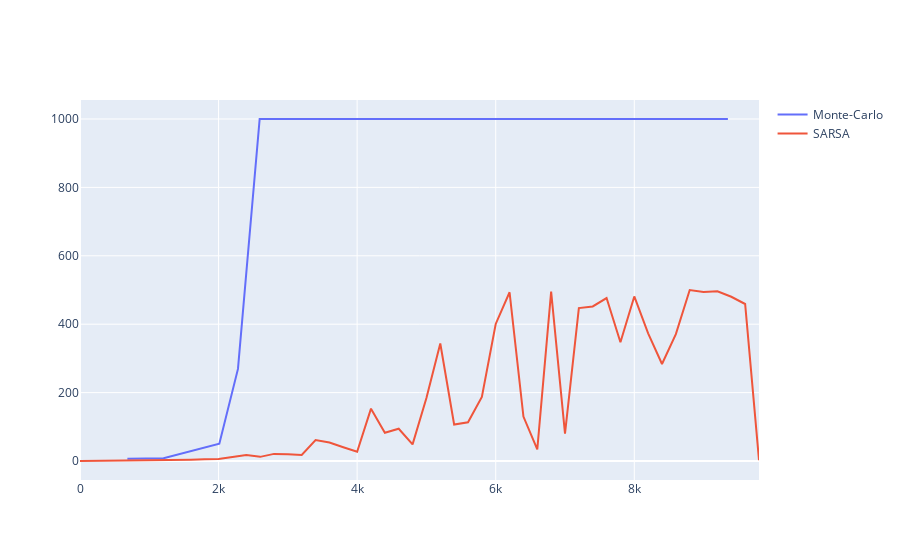

Notebook cell for this chart:
### Code cell
fig=go.Figure()
MC=AgentMC(.1, 100, .9, env)
MC.train(10000,history=True,N_test=100,max_score=1000)
fig.add_trace(go.Scatter(x=MC.num_ep,y=MC.S,name='Monte-Carlo'))
S = AgentSARSA(0.5,0.1,0.9,env)
S.train(10000,history=True)
fig.add_trace(go.Scatter(x=S.num_ep,y=S.S,name='SARSA'))
